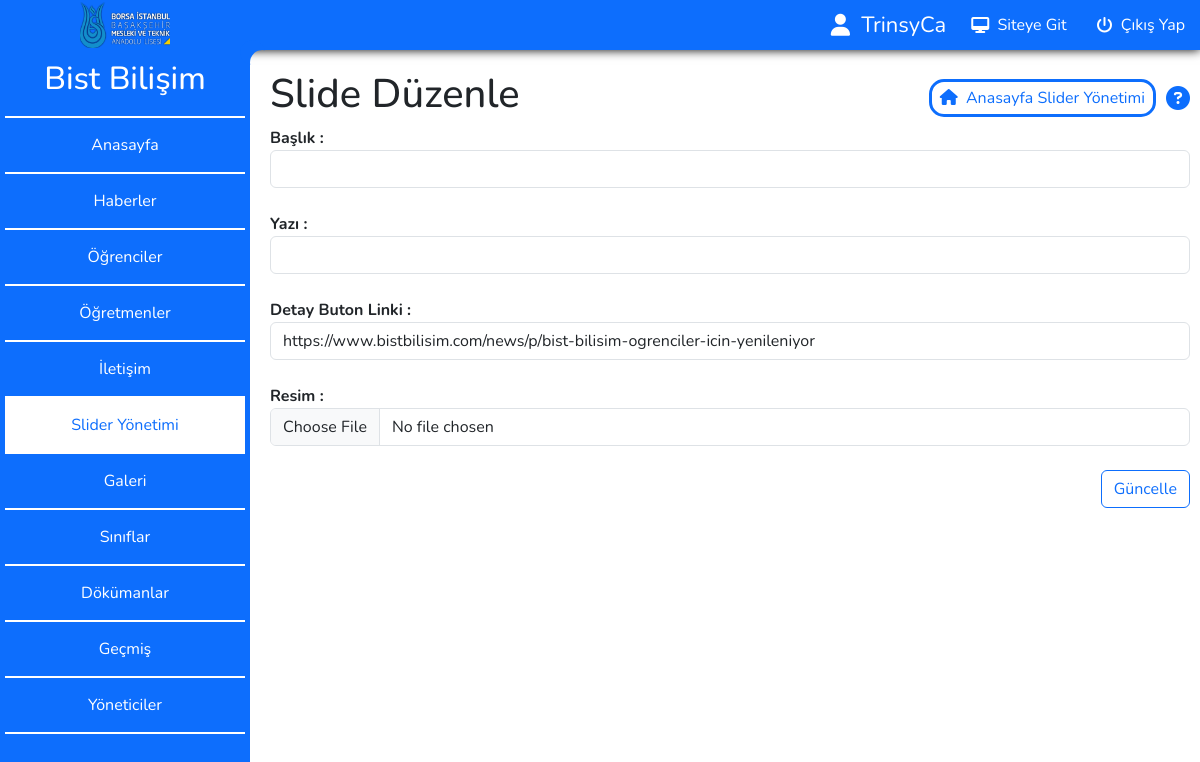
The page /admin/editslide.php?id=11 (signed in) on the database its author committed.
### tables this page shows
CREATE TABLE `slider` (
  `id` int(11) NOT NULL,
  `img` text NOT NULL,
  `title` varchar(100) NOT NULL,
  `text` varchar(100) NOT NULL,
  `button` varchar(2048) NOT NULL
);

### admin/editslide.php (the view, shortened to what this page needs)
<!DOCTYPE html>
<html lang="tr">
<head>
</head>
<body>
    <div class="wrapper">
        <?php include_once 'sidebar.php'; ?>
        <div class="content">
            <div class="title">
                <h1>Slide Düzenle</h1>
                <div style="display:flex; align-items:center; gap: 10px;">
                    <a href="slider.php"><i class="fa-solid fa-house"></i>&nbsp; Anasayfa Slider Yönetimi</a>
                    <i onmouseover="help_over();" onmouseout="help_out();" class="fa-solid fa-circle-question question"></i>
                </div>
            </div>
            <div class="row">
                <div class="col-lg-12">
                    <?php
                    include("connection.php");
                    if (@$_GET) {
                        $id = $_GET["id"];
                        $vericek = $db->prepare("SELECT * FROM slider WHERE id = ?");
                        $vericek->execute([$id]);
                        $veri = $vericek->fetch(PDO::FETCH_ASSOC);
                        echo '
                        <form method="post" enctype="multipart/form-data" style="user-select:none; padding-bottom: 15px;">
                            <strong>Başlık : </strong>
                            <input type="text" maxlength="110" name="title" class="form-control" value="' . $veri["title"] . '">
                            <br>
                            <strong>Yazı : </strong>
                            <input type="text" maxlength="125" name="text" class="form-control" value="' . $veri["text"] . '">
                            <br>
                            <strong>Detay Buton Linki : </strong>
                            <input type="text" maxlength="2048" name="button" class="form-control" value="' . $veri["button"] . '">
                            <br>
                            <strong>Resim : </strong>
                            <input type="file" name="yukle_resim" class="form-control" accept="image/*">
                            <br>
                            <div style="display:flex; justify-content:end;">
                                <input type="submit" value="Güncelle" class="btn btn-outline-primary">
                            </div>
                        </form>
                        ';
                    }
                    ?>
                </div>
            </div>
        </div>
    </div>
</body>
</html>

### admin/sidebar.php (style rules this page uses)
* { margin:0; padding:0; box-sizing:border-box; font-family: 'Nunito', sans-serif; }
body { overflow:hidden; }
.content { position:absolute; top:0; left: 0; padding-left:270px; padding-right: 10px; padding-top: 70px; padding-bottom: 20px; width:100%; height:100%; overflow-y:scroll; overflow-x:hidden; }
.title { display:flex; align-items:center; justify-content:space-between; position:relative; user-select:none; }
.title a { border: 3px solid var(--bs-primary); padding: 4px 8px; border-radius:15px; text-decoration:none; transition: 0.25s; }
.title .question { border-radius: 15px; font-size: 24px; color: var(--bs-primary); position:relative; }

### rows shown on the page
slider: title "ㅤ", button "https://www.bistbilisim.com/news/p/bist-bilisim-ogrenciler-icin-yenileniyor"

### other values the page prints
$_SESSION["isim"] "TrinsyCa"
